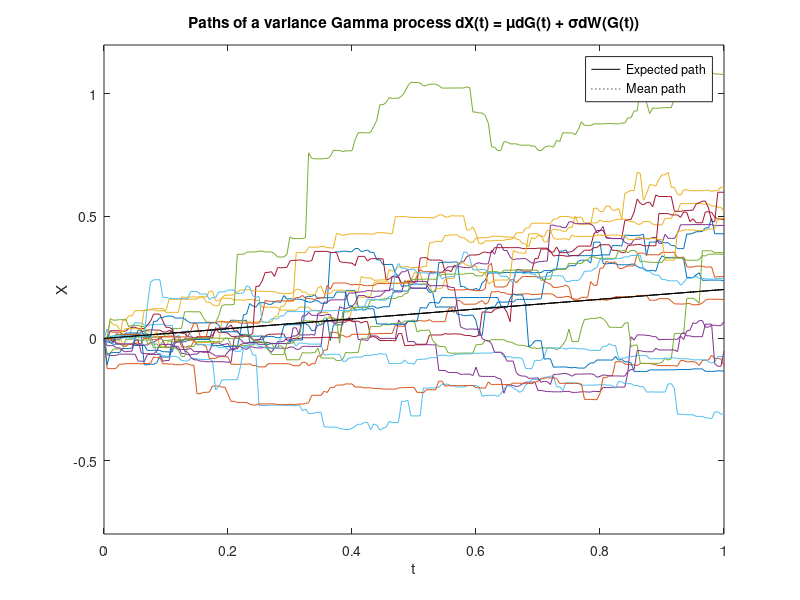
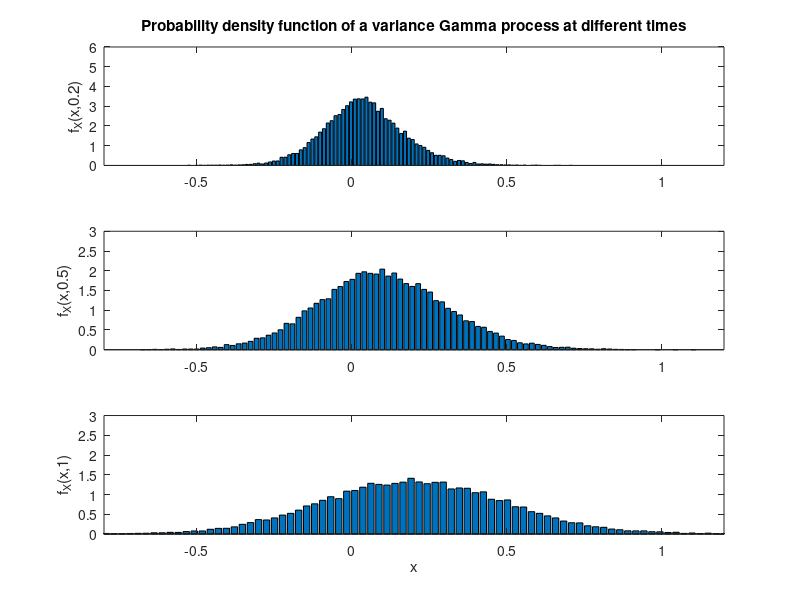

Write the MATLAB code that produced these figures, in order.
%% Simulate a time-changed arithmetic Brownian motion: the variance gamma process
% dX(t) = mu*dG(t) + sigma*dW(G(t))

% Define parameters and time grid
clear all % clear all variables from memory
npaths = 20000; % number of paths
T = 1; % time horizon
nsteps = 200; % number of time steps
dt = T/nsteps; % time step
t = 0:dt:T; % observation times
mu = 0.2; sigma = 0.3; % model parameters of the ABM
kappa = 0.05; % scale parameter of the gamma process = 1/beta = 1/rate

%% Monte Carlo

%Compute the increments of the gamma process
dG = gamrnd(dt/kappa,kappa,[nsteps,npaths]);

% Compute the increments of the ABM on the gamma random clock
dX = mu*dG + sigma*randn(nsteps,npaths).*sqrt(dG);

% Accumulate the increments
X = [zeros(1,npaths); cumsum(dX)];

%% Expected, mean and sample path
figure(1)
close all
EX = mu*t; % expected path
plot(t,EX,'k',t,mean(X,2),':k',t,X(:,1:1000:end),t,EX,'k',t,mean(X,2),':k')
legend('Expected path','Mean path')
xlabel('t')
ylabel('X')
ylim([-0.8,1.2])
title('Paths of a variance Gamma process dX(t) = \mudG(t) + \sigmadW(G(t))')
print('-dpng','vgpaths.png')

% Probability density function at different times
figure(2)

[h,x] = hist(X(40,:),100);
f = h/(sum(h)*(x(2)-x(1)));
subplot(3,1,1)
bar(x,f)
ylabel('f_X(x,0.2)')
xlim([-0.8,1.2])
ylim([0,6])
title('Probability density function of a variance Gamma process at different times')

[h,x] = hist(X(100,:),100);
f = h/(sum(h)*(x(2)-x(1)));
subplot(3,1,2)
bar(x,f)
xlim([-0.8,1.2])
ylim([0,3])
ylabel('f_X(x,0.5)')

[h,x] = hist(X(end,:),100);
f = h/(sum(h)*(x(2)-x(1)));
subplot(3,1,3)
bar(x,f)
xlim([-0.8,1.2])
ylim([0,3])
xlabel('x')
ylabel('f_X(x,1)')

print('-dpng','vgdensities.png')